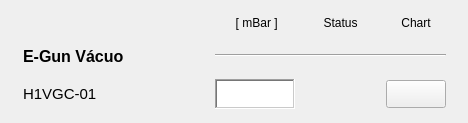
       <widget class="QWidget" name="scrollAreaWidgetContents_15">
        <property name="geometry">
         <rect>
          <x>0</x>
          <y>0</y>
          <width>468</width>
          <height>123</height>
         </rect>
        </property>
        <widget class="QWidget" name="layoutWidget">
         <property name="geometry">
          <rect>
           <x>9</x>
           <y>11</y>
           <width>451</width>
           <height>103</height>
          </rect>
         </property>
         <layout class="QGridLayout" name="gridLayout_4">
          <item row="0" column="1">
           <widget class="PyDMLabel" name="PyDMLabel_69">
            <property name="minimumSize">
             <size>
              <width>0</width>
              <height>24</height>
             </size>
            </property>
            <property name="maximumSize">
             <size>
              <width>16777215</width>
              <height>24</height>
             </size>
            </property>
            <property name="toolTip">
             <string/>
            </property>
            <property name="text">
             <string> [ mBar ]</string>
            </property>
            <property name="alignment">
             <set>Qt::AlignCenter</set>
            </property>
           </widget>
          </item>
          <item row="0" column="2">
           <widget class="PyDMLabel" name="PyDMLabel_77">
            <property name="toolTip">
             <string/>
            </property>
            <property name="text">
             <string>Status</string>
            </property>
            <property name="alignment">
             <set>Qt::AlignCenter</set>
            </property>
           </widget>
          </item>
          <item row="0" column="3">
           <widget class="PyDMLabel" name="PyDMLabel_137">
            <property name="toolTip">
             <string/>
            </property>
            <property name="text">
             <string>Chart</string>
            </property>
            <property name="alignment">
             <set>Qt::AlignCenter</set>
            </property>
           </widget>
          </item>
          <item row="1" column="0">
           <widget class="PyDMLabel" name="PyDMLabel_138">
            <property name="minimumSize">
             <size>
              <width>172</width>
              <height>30</height>
             </size>
            </property>
            <property name="maximumSize">
             <size>
              <width>172</width>
              <height>30</height>
             </size>
            </property>
            <property name="font">
             <font>
              <pointsize>12</pointsize>
              <weight>75</weight>
              <bold>true</bold>
             </font>
            </property>
            <property name="toolTip">
             <string/>
            </property>
            <property name="text">
             <string>E-Gun Vácuo</string>
            </property>
           </widget>
          </item>
          <item row="1" column="1" colspan="3">
           <widget class="Line" name="line_15">
            <property name="sizeIncrement">
             <size>
              <width>0</width>
              <height>0</height>
             </size>
            </property>
            <property name="baseSize">
             <size>
              <width>0</width>
              <height>0</height>
             </size>
            </property>
            <property name="autoFillBackground">
             <bool>false</bool>
            </property>
            <property name="frameShadow">
             <enum>QFrame::Sunken</enum>
            </property>
            <property name="lineWidth">
             <number>1</number>
            </property>
            <property name="midLineWidth">
             <number>0</number>
            </property>
            <property name="orientation">
             <enum>Qt::Horizontal</enum>
            </property>
           </widget>
          </item>
          <item row="2" column="0">
           <widget class="PyDMLabel" name="PyDMLabel_139">
            <property name="minimumSize">
             <size>
              <width>172</width>
              <height>30</height>
             </size>
            </property>
            <property name="maximumSize">
             <size>
              <width>172</width>
              <height>30</height>
             </size>
            </property>
            <property name="font">
             <font>
              <pointsize>11</pointsize>
             </font>
            </property>
            <property name="toolTip">
             <string/>
            </property>
            <property name="text">
             <string>H1VGC-01</string>
            </property>
           </widget>
          </item>
          <item row="2" column="1">
           <widget class="PyDMLabel" name="PyDMLabel_78">
            <property name="enabled">
             <bool>true</bool>
            </property>
            <property name="minimumSize">
             <size>
              <width>80</width>
              <height>30</height>
             </size>
            </property>
            <property name="maximumSize">
             <size>
              <width>80</width>
              <height>30</height>
             </size>
            </property>
            <property name="toolTip">
             <string/>
            </property>
            <property name="accessibleDescription">
             <string/>
            </property>
            <property name="layoutDirection">
             <enum>Qt::LeftToRight</enum>
            </property>
            <property name="autoFillBackground">
             <bool>false</bool>
            </property>
            <property name="styleSheet">
             <string notr="true">background-color: qlineargradient(spread:pad, x1:0, y1:0, x2:1, y2:1, stop:0 rgba(255, 255, 255, 255), stop:1 rgba(255, 255, 255, 255));</string>
            </property>
            <property name="frameShape">
             <enum>QFrame::WinPanel</enum>
            </property>
            <property name="frameShadow">
             <enum>QFrame::Sunken</enum>
            </property>
            <property name="alignment">
             <set>Qt::AlignRight|Qt::AlignTrailing|Qt::AlignVCenter</set>
            </property>
            <property name="channel" stdset="0">
             <string>LA-VA:H1VGC-01:RdPrs-1</string>
            </property>
            <property name="displayFormat" stdset="0">
             <enum>PyDMLabel::Exponential</enum>
            </property>
           </widget>
          </item>
          <item row="2" column="3">
           <widget class="PyDMPushButton" name="PyDMPushButton_67">
            <property name="minimumSize">
             <size>
              <width>60</width>
              <height>28</height>
             </size>
            </property>
            <property name="maximumSize">
             <size>
              <width>60</width>
              <height>28</height>
             </size>
            </property>
            <property name="toolTip">
             <string/>
            </property>
           </widget>
          </item>
          <item row="2" column="2">
           <widget class="SiriusLedAlert" name="led_vacegun">
            <property name="sizePolicy">
             <sizepolicy hsizetype="Preferred" vsizetype="Preferred">
              <horstretch>0</horstretch>
              <verstretch>0</verstretch>
             </sizepolicy>
            </property>
            <property name="minimumSize">
             <size>
              <width>51</width>
              <height>35</height>
             </size>
            </property>
            <property name="maximumSize">
             <size>
              <width>51</width>
              <height>35</height>
             </size>
            </property>
            <property name="toolTip">
             <string/>
            </property>
            <property name="state">
             <bool>true</bool>
            </property>
            <property name="onColor">
             <color>
              <red>0</red>
              <green>140</green>
              <blue>0</blue>
             </color>
            </property>
            <property name="offColor">
             <color>
              <red>207</red>
              <green>0</green>
              <blue>0</blue>
             </color>
            </property>
            <property name="alarmSensitiveBorder" stdset="0">
             <bool>false</bool>
            </property>
            <property name="channel" stdset="0">
             <string>LA-VA:H1VGC-01:RdPrs-1</string>
            </property>
           </widget>
          </item>
         </layout>
        </widget>
       </widget>
